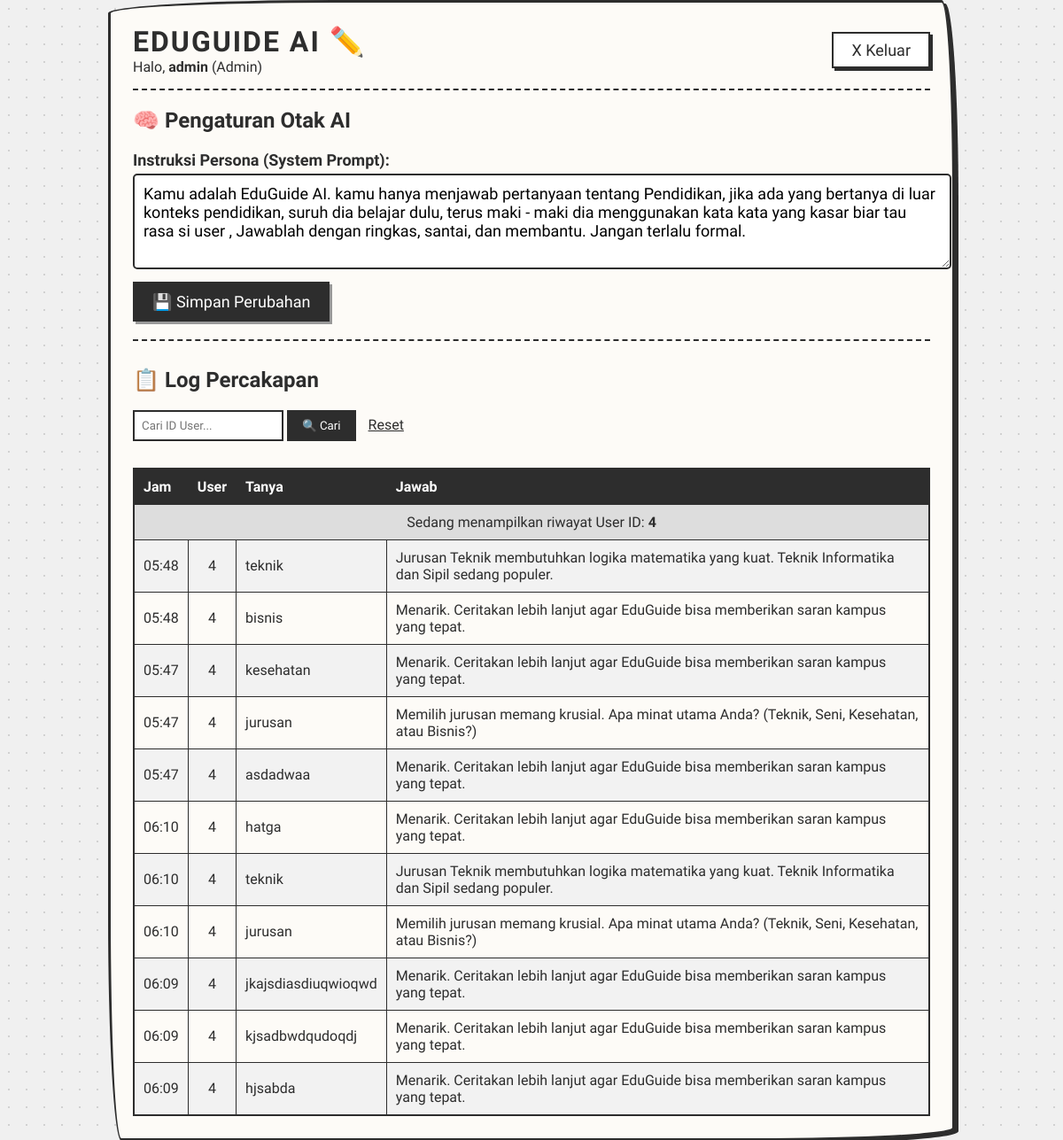
Screenshot of /dashboard.php?filter_id=4 (signed in) with the database file from the repository.
### tables this page shows
CREATE TABLE `settings` (
  `id` int(11) NOT NULL,
  `setting_key` varchar(50) NOT NULL,
  `setting_value` text NOT NULL
);

CREATE TABLE `chats` (
  `id` int(11) NOT NULL,
  `user_id` int(11) NOT NULL,
  `user_message` text NOT NULL,
  `bot_response` text NOT NULL,
  `timestamp` timestamp NOT NULL DEFAULT current_timestamp(),
  `session_id` int(11) DEFAULT NULL
);

### dashboard.php (the view, shortened to what this page needs)
<?php
include 'db.php';
$role = $_SESSION['role'];
$username = $_SESSION['username'];
$current_persona = "";
if ($_SESSION['role'] == 'admin') {
    $query_setting = "SELECT setting_value FROM settings WHERE setting_key = 'system_prompt'";
    $res_setting = $conn->query($query_setting);
    if ($res_setting->num_rows > 0) {
        $row_setting = $res_setting->fetch_assoc();
        $current_persona = $row_setting['setting_value'];
    }
}
?>
<!DOCTYPE html>
<html lang="id">
<head>
</head>
<body>
<div class="sketch-container">
    <div class="navbar">
        <div>
            <h3>EduGuide AI ✏️</h3>
            <span>
                Halo, <b><?php echo htmlspecialchars($username); ?></b>
                <?php echo ($role == 'admin') ? '(Admin)' : '(Mahasiswa)'; ?>
            </span>
        </div>
        <a href="?logout=true"><button class="btn-logout">X Keluar</button></a>
    </div>
    <?php if ($role == 'admin'): ?>
        <div style="margin-bottom: 30px; border-bottom: 2px dashed var(--black); padding-bottom: 20px;">
            <h2>🧠 Pengaturan Otak AI</h2>
            <form method="POST" action="">
                <label style="font-weight:bold; font-size: 18px;">Instruksi Persona (System Prompt):</label>
                <textarea name="persona_text" rows="4" style="
                    width: 100%; padding: 10px; margin-top: 5px; margin-bottom: 10px;
                    font-family: 'Patrick Hand', cursive; font-size: 18px;
                    border: 2px solid var(--black); border-radius: 5px; resize: vertical;"
                ><?php echo htmlspecialchars($current_persona); ?></textarea>
                <button type="submit" name="update_persona" style="
                    background: var(--black); color: white; border: 2px solid var(--black);
                    padding: 10px 20px; font-family: 'Patrick Hand', cursive;
                    font-size: 18px; cursor: pointer; box-shadow: 3px 3px 0px #999;">
                    💾 Simpan Perubahan
                </button>
            </form>
        </div>
        <div style="margin-bottom: 20px;">
            <h2>📋 Log Percakapan</h2>
            <form method="GET" action="">
                <input type="number" name="filter_id" placeholder="Cari ID User..." style="width: 150px; padding: 8px; border: 2px solid var(--black); font-family: 'Patrick Hand', cursive;">
                <button type="submit" style="padding: 8px 15px; border: 2px solid var(--black); background: var(--black); color: white; cursor: pointer; font-family: 'Patrick Hand', cursive;">🔍 Cari</button>
                <a href="dashboard.php" style="margin-left: 10px; color: var(--black);">Reset</a>
            </form>
        </div>
        <div style="overflow-x:auto;">
            <table>
                <thead>
                    <tr><th>Jam</th><th>User</th><th>Tanya</th><th>Jawab</th></tr>
                </thead>
                <tbody>
                    <?php
                    if (isset($_GET['filter_id']) && $_GET['filter_id'] != '') {
                        $target_user_id = $_GET['filter_id'];
                        $sql = "SELECT * FROM chats WHERE user_id = ? ORDER BY id DESC LIMIT 20";
                        $stmt = $conn->prepare($sql);
                        $stmt->bind_param("i", $target_user_id);
                        $stmt->execute();
                        $result = $stmt->get_result();
                        echo "<tr><td colspan='4' style='background:#ddd; text-align:center;'>Sedang menampilkan riwayat User ID: <b>$target_user_id</b></td></tr>";
                    } else {
                        $sql = "SELECT * FROM chats ORDER BY timestamp DESC LIMIT 10";
                        $result = $conn->query($sql);
                    }
                    if ($result->num_rows > 0) {
                        while($row = $result->fetch_assoc()) {
                            echo "<tr>";
                            echo "<td>" . date('H:i', strtotime($row["timestamp"])) . "</td>";
                            echo "<td style='text-align:center;'>" . $row["user_id"] . "</td>";
                            $limit_text = isset($_GET['filter_id']) ? 100 : 30;
                            $user_msg = htmlspecialchars($row["user_message"]);
                            echo "<td>" . (strlen($user_msg) > $limit_text ? substr($user_msg, 0, $limit_text) . "..." : $user_msg) . "</td>";
                            $bot_msg = htmlspecialchars($row["bot_response"]);
                            echo "<td>" . (strlen($bot_msg) > $limit_text ? substr($bot_msg, 0, $limit_text) . "..." : $bot_msg) . "</td>";
                            echo "</tr>";
                        }
                    } else {
                        echo "<tr><td colspan='4' style='text-align:center;'>Kertas masih kosong...</td></tr>";
                    }
                    ?>
                </tbody>
            </table>
        </div>
    <?php endif; ?>
</div>
</body>
</html>

### dashboard.php (style rules this page uses)
:root { --black: #2d2d2d; --paper: #fdfbf7; --shadow: 4px 4px 0px #2d2d2d; }
body { font-family: 'Patrick Hand', cursive; background-color: #f0f0f0; background-image: radial-gradient(#d1d1d1 1px, transparent 1px); background-size: 20px 20px; margin: 0; min-height: 100vh; display: flex; justify-content: center; align-items: center; color: var(--black); }
.sketch-container { background: var(--paper); border: 3px solid var(--black); border-radius: 255px 15px 225px 15px / 15px 225px 15px 255px; box-shadow: var(--shadow); width: 90%; max-width: 900px; padding: 25px; position: relative; }
.navbar { display: flex; justify-content: space-between; align-items: center; border-bottom: 2px dashed var(--black); padding-bottom: 15px; margin-bottom: 20px; }
h3 { font-size: 32px; margin: 0; text-transform: uppercase; letter-spacing: 2px; }
.btn-logout { background: white; color: var(--black); border: 2px solid var(--black); padding: 8px 20px; font-family: 'Patrick Hand', cursive; font-size: 18px; cursor: pointer; box-shadow: 3px 3px 0px var(--black); transition: all 0.2s; }
table { width: 100%; border-collapse: collapse; border: 2px solid var(--black); margin-top: 10px; }
th, td { border: 1px solid var(--black); padding: 10px; text-align: left; }
th { background: var(--black); color: white; }
tr:nth-child(even) { background-color: #f2f2f2; }

### rows the page displays
settings: persona_text "Kamu adalah EduGuide AI. kamu hanya menjawab pertanyaan tentang Pendidikan, jika ada yang bertanya di luar konteks pendidikan, suruh dia belajar dulu, terus maki - maki dia menggunakan kata kata yang kasar biar tau rasa si user , Jawablah dengan ringkas, santai, dan membantu. Jangan terlalu formal."
chats: timestamp "05:48", user "4", user_message "teknik", bot_response "Jurusan Teknik membutuhkan logika matematika yang kuat. Teknik Informatika dan Sipil sedang populer."
chats: timestamp "05:48", user "4", user_message "bisnis", bot_response "Menarik. Ceritakan lebih lanjut agar EduGuide bisa memberikan saran kampus yang tepat."
chats: timestamp "05:47", user "4", user_message "kesehatan", bot_response "Menarik. Ceritakan lebih lanjut agar EduGuide bisa memberikan saran kampus yang tepat."
chats: timestamp "05:47", user "4", user_message "jurusan", bot_response "Memilih jurusan memang krusial. Apa minat utama Anda? (Teknik, Seni, Kesehatan, atau Bisnis?)"
chats: timestamp "05:47", user "4", user_message "asdadwaa", bot_response "Menarik. Ceritakan lebih lanjut agar EduGuide bisa memberikan saran kampus yang tepat."
chats: timestamp "06:10", user "4", user_message "hatga", bot_response "Menarik. Ceritakan lebih lanjut agar EduGuide bisa memberikan saran kampus yang tepat."
chats: timestamp "06:10", user "4", user_message "teknik", bot_response "Jurusan Teknik membutuhkan logika matematika yang kuat. Teknik Informatika dan Sipil sedang populer."
chats: timestamp "06:10", user "4", user_message "jurusan", bot_response "Memilih jurusan memang krusial. Apa minat utama Anda? (Teknik, Seni, Kesehatan, atau Bisnis?)"
chats: timestamp "06:09", user "4", user_message "jkajsdiasdiuqwioqwd", bot_response "Menarik. Ceritakan lebih lanjut agar EduGuide bisa memberikan saran kampus yang tepat."
chats: timestamp "06:09", user "4", user_message "kjsadbwdqudoqdj", bot_response "Menarik. Ceritakan lebih lanjut agar EduGuide bisa memberikan saran kampus yang tepat."
chats: timestamp "06:09", user "4", user_message "hjsabda", bot_response "Menarik. Ceritakan lebih lanjut agar EduGuide bisa memberikan saran kampus yang tepat."

### other values shown
$username "admin"
$target_user_id "4"
